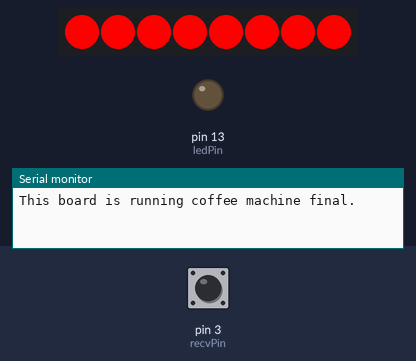
A sketch run on a simulated Arduino Uno, built with avr-gcc and run on an emulated ATmega328P. On the bench: 8 RGB LEDs in strip order, left to right, output pins drawn as LEDs (lit = HIGH), the last lines printed to the serial monitor. The inputs (shaded band) are chosen by the test bench; at power-on: pin 3 (recvPin) HIGH.

Above: at 1.2 s.
1.3 s: pin 3 (recvPin) pulled LOW for 0.2 s
At 1.77 s:
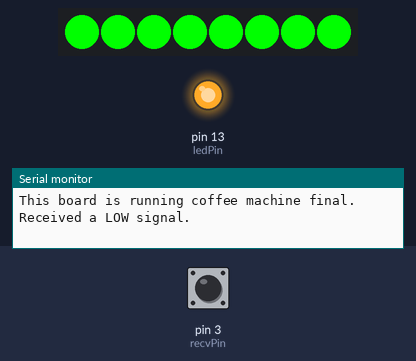
3.4 s: pin 3 (recvPin) pulled LOW for 3.2 s
At 4.21 s:
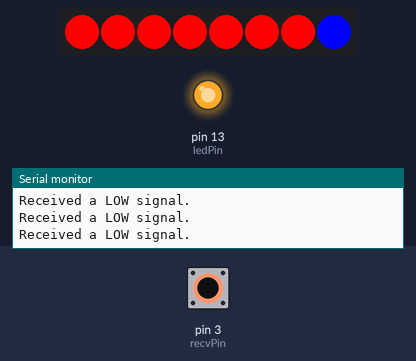
At 4.82 s:
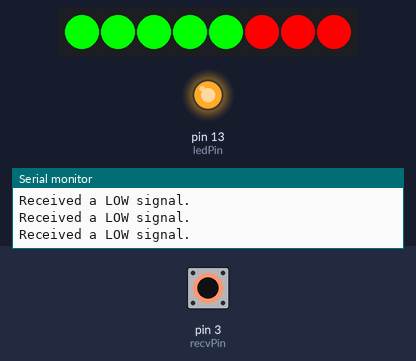
Timing chart, 0 to 8.5 s (numbered marks = the images above; inputs shaded):
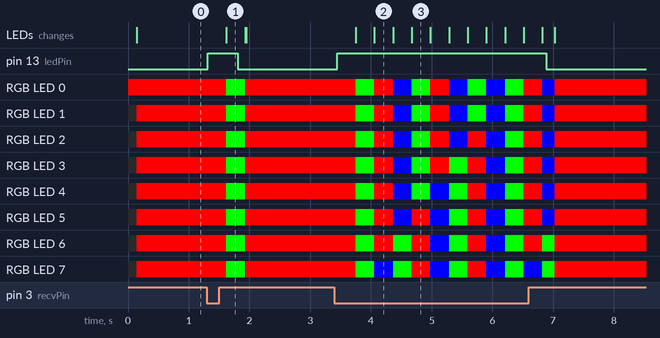

Measured:
- after the input at 1.3 s, pin 13 (ledPin): LOW → HIGH at once, → LOW 0.49 s later; RGB LED 0–6: RGB(255, 0, 0) → RGB(0, 255, 0) after 0.32 s, → RGB(255, 0, 0) 0.31 s later; RGB LED 7: RGB(255, 0, 0) → RGB(0, 255, 0) after 0.32 s, → RGB(0, 0, 255) 0.31 s later, → RGB(255, 0, 0) 0.02 s later; the LEDs: change after 0.32 s (image 1)
- after the input at 3.4 s, pin 13 (ledPin): LOW → HIGH at once, → LOW 3.4 s later; RGB LED 0: RGB(255, 0, 0) → RGB(0, 255, 0) after 0.35 s, → RGB(255, 0, 0) 0.31 s later, → RGB(0, 0, 255) 0.31 s later, → RGB(0, 255, 0) 0.31 s later, … (12 changes in this stretch)

The sketch:

511_machine_final.ino
```cpp
/////////////////////////////
//    Coffee Machine Final
//      By Michael Lai
/////////////////////////////

// Include neopixel library
#include <Adafruit_NeoPixel.h>
#ifdef __AVR__
  #include <avr/power.h>
#endif

// Define LED & reciever pin
const int ledPin = 13;
const int recvPin = 3;

// Define Neopixel pin
#define PIN            6
// Number of led lights located
#define NUMPIXELS      8

// Set neopixel global variable
Adafruit_NeoPixel strip = Adafruit_NeoPixel(NUMPIXELS, PIN, NEO_GRB + NEO_KHZ800);


void setup() {
  Serial.begin(9600);
  Serial.println("This board is running coffee machine final.");
  pinMode (recvPin, INPUT_PULLUP);   // Initialize recvPin as input
  pinMode (ledPin, OUTPUT);   // Initialize ledPin as an output

  // Initialize neopixel
  strip.begin();
  strip.show(); // Initialize all pixels to 'off'
}


//Main code to run repeatedly
void loop() {
  int sense = digitalRead(recvPin); // Reads digital pin

  if (sense == LOW) {
    Serial.println("Received a LOW signal.");
    digitalWrite(ledPin, HIGH);

    // Using colorWipe function to showcase "brewing"
    colorWipe(strip.Color(255, 0, 0), 20); // Red
    colorWipe(strip.Color(0, 255, 0), 20); // Green
    colorWipe(strip.Color(0, 0, 255), 20); // Blue

  } else if(sense == HIGH){
    digitalWrite(ledPin, LOW);
    // Sets "not brewing" mode to red
    colorWipe(strip.Color(255, 0, 0), 20); // Red
  }
}


// Fill the dots one after the other with a color
void colorWipe(uint32_t c, uint8_t wait) {
  for(uint16_t i=0; i<strip.numPixels(); i++) {
      strip.setPixelColor(i, c);
      strip.show();
      delay(wait);
  }
}
```
